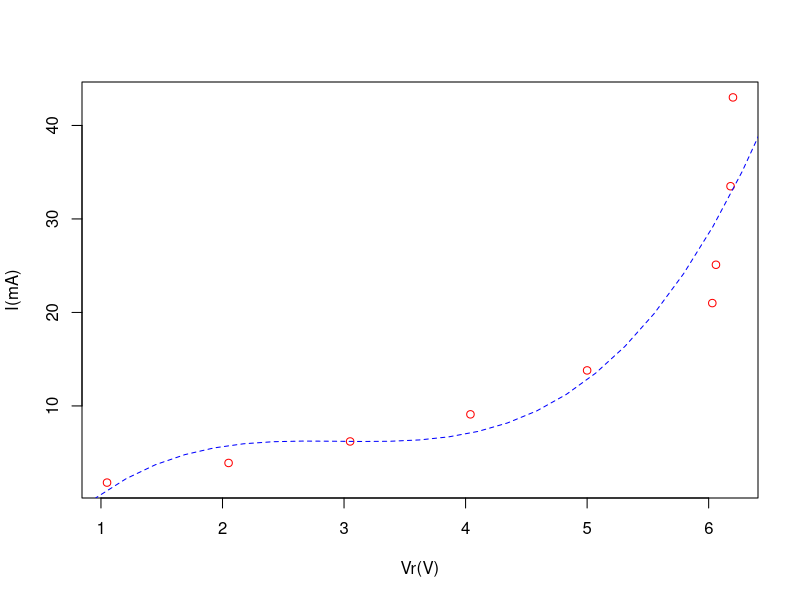
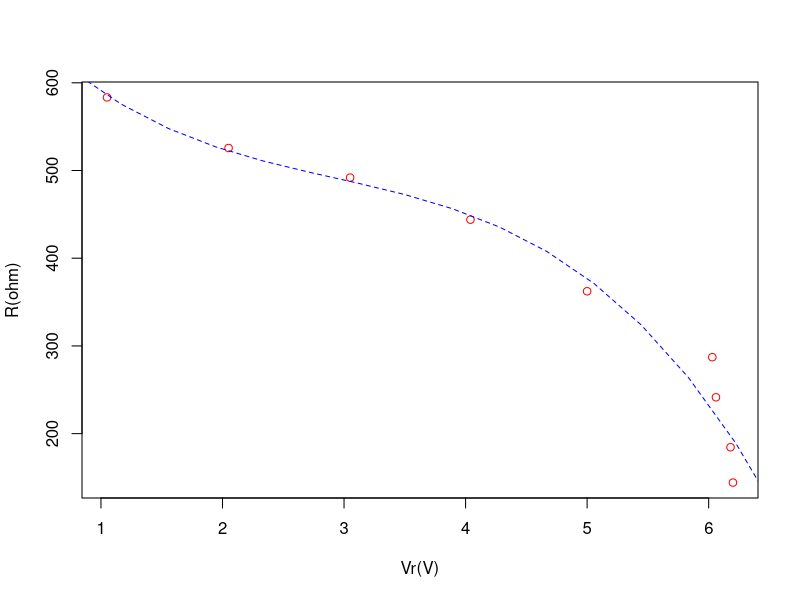
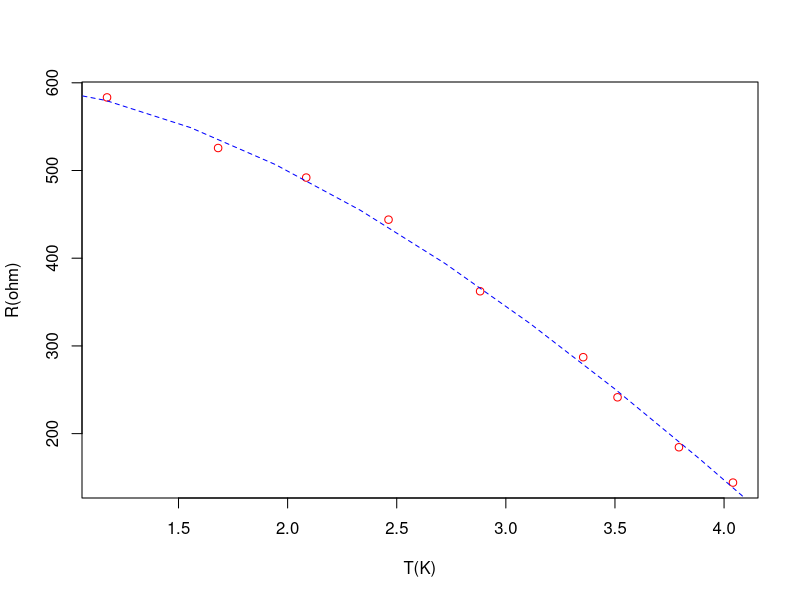

Recreate these plots in R, in order.
#TERMISTOR
#DEFINIR MEDIDAS
Vr<-c(1.05,	2.05,	3.05,	4.04,	5.00,	6.03,	6.06,	6.18,	6.20)
I<- c(1.80,	3.90,	6.20,	9.10,	13.80,	21.00,	25.10,	33.50,	43.00)

#DEFINIR VALORES TEORICOS
P<-Vr*I
R<-(Vr/I)*1000
T<-(P^0.25)

#GERAR GRAFICO 1 CORRENTE VS DDP
png("exp3/Grafico%d1.png")
plot(I~Vr,ylab="I(mA)",xlab="Vr(V)",col="red",type="p")
fit3 <- lm(I~poly(Vr,3,raw=TRUE))
xx <- seq(0,7, length=30)
lines(xx, predict(fit3, data.frame(Vr=xx)), col="blue",lty = 2)
dev.off()

#GERAR GRAFICO 2 RESISTENCIA VS DDP
png("exp3/Grafico%d2.png")
plot(R~Vr,ylab="R(ohm)",xlab="Vr(V)",col="red",type="p")
fit3 <- lm(R~poly(Vr,3,raw=TRUE))
xx <- seq(0,7, length=19)
lines(xx, predict(fit3, data.frame(Vr=xx)), col="blue",lty = 2)
dev.off()

#GERAR GRAFICO 1 RESISTENCIA VS TEMPERATURA
png("exp3/Grafico%d3.png")
plot(R~T,ylab="R(ohm)",xlab="T(K)",col="red",type="p")
fit3 <- lm(R~poly(T,3,raw=TRUE))
xx <- seq(0,7, length=19)
lines(xx, predict(fit3, data.frame(T=xx)), col="blue",lty = 2)
dev.off()
